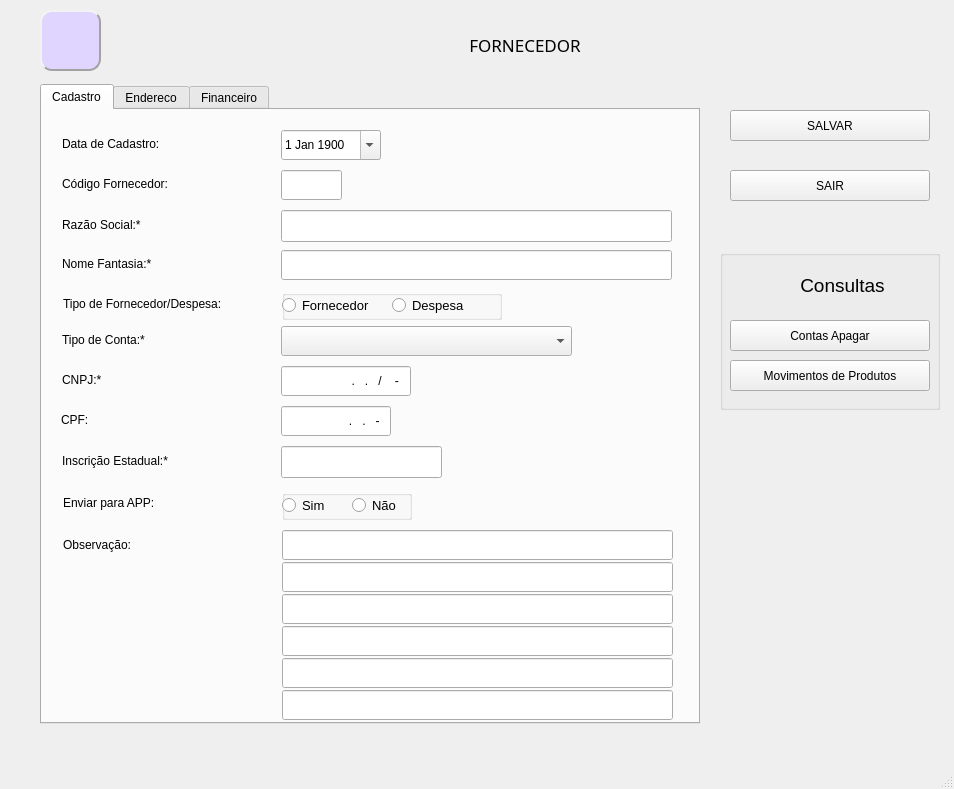
<?xml version="1.0" encoding="UTF-8"?>
<ui version="4.0">
 <class>MainWindow</class>
 <widget class="QMainWindow" name="MainWindow">
  <property name="geometry">
   <rect>
    <x>0</x>
    <y>0</y>
    <width>954</width>
    <height>789</height>
   </rect>
  </property>
  <property name="windowTitle">
   <string>MainWindow</string>
  </property>
  <property name="styleSheet">
   <string notr="true"/>
  </property>
  <widget class="QWidget" name="centralwidget">
   <widget class="QLabel" name="tit_fornecedor">
    <property name="geometry">
     <rect>
      <x>120</x>
      <y>20</y>
      <width>810</width>
      <height>50</height>
     </rect>
    </property>
    <property name="font">
     <font>
      <family>Rockwell Extra Bold</family>
      <pointsize>13</pointsize>
      <italic>false</italic>
      <bold>false</bold>
     </font>
    </property>
    <property name="focusPolicy">
     <enum>Qt::NoFocus</enum>
    </property>
    <property name="layoutDirection">
     <enum>Qt::LeftToRight</enum>
    </property>
    <property name="styleSheet">
     <string notr="true"/>
    </property>
    <property name="text">
     <string>FORNECEDOR</string>
    </property>
    <property name="textFormat">
     <enum>Qt::AutoText</enum>
    </property>
    <property name="alignment">
     <set>Qt::AlignCenter</set>
    </property>
   </widget>
   <widget class="QTabWidget" name="tabWidget">
    <property name="geometry">
     <rect>
      <x>40</x>
      <y>84</y>
      <width>660</width>
      <height>640</height>
     </rect>
    </property>
    <property name="currentIndex">
     <number>0</number>
    </property>
    <widget class="QWidget" name="tab">
     <attribute name="title">
      <string>Cadastro</string>
     </attribute>
     <widget class="QLineEdit" name="mcgc">
      <property name="geometry">
       <rect>
        <x>239</x>
        <y>256</y>
        <width>130</width>
        <height>30</height>
       </rect>
      </property>
      <property name="styleSheet">
       <string notr="true"/>
      </property>
      <property name="inputMask">
       <string>99.999.999/9999-99</string>
      </property>
      <property name="alignment">
       <set>Qt::AlignRight|Qt::AlignTrailing|Qt::AlignVCenter</set>
      </property>
     </widget>
     <widget class="QLineEdit" name="mrazao">
      <property name="geometry">
       <rect>
        <x>239</x>
        <y>100</y>
        <width>391</width>
        <height>32</height>
       </rect>
      </property>
      <property name="styleSheet">
       <string notr="true"/>
      </property>
      <property name="maxLength">
       <number>40</number>
      </property>
     </widget>
     <widget class="QLabel" name="label_2">
      <property name="geometry">
       <rect>
        <x>20</x>
        <y>60</y>
        <width>210</width>
        <height>28</height>
       </rect>
      </property>
      <property name="styleSheet">
       <string notr="true"/>
      </property>
      <property name="text">
       <string>Código Fornecedor:</string>
      </property>
     </widget>
     <widget class="QLineEdit" name="mcpf">
      <property name="geometry">
       <rect>
        <x>239</x>
        <y>296</y>
        <width>110</width>
        <height>30</height>
       </rect>
      </property>
      <property name="styleSheet">
       <string notr="true"/>
      </property>
      <property name="inputMask">
       <string>999.999.999-99</string>
      </property>
      <property name="alignment">
       <set>Qt::AlignRight|Qt::AlignTrailing|Qt::AlignVCenter</set>
      </property>
     </widget>
     <widget class="QComboBox" name="comboBox">
      <property name="geometry">
       <rect>
        <x>239</x>
        <y>216</y>
        <width>291</width>
        <height>30</height>
       </rect>
      </property>
      <property name="styleSheet">
       <string notr="true"/>
      </property>
     </widget>
     <widget class="QLabel" name="label_6">
      <property name="geometry">
       <rect>
        <x>20</x>
        <y>140</y>
        <width>210</width>
        <height>28</height>
       </rect>
      </property>
      <property name="styleSheet">
       <string notr="true"/>
      </property>
      <property name="text">
       <string>Nome Fantasia:*</string>
      </property>
     </widget>
     <widget class="QLabel" name="label_29">
      <property name="geometry">
       <rect>
        <x>19</x>
        <y>296</y>
        <width>210</width>
        <height>28</height>
       </rect>
      </property>
      <property name="styleSheet">
       <string notr="true"/>
      </property>
      <property name="text">
       <string>CPF:</string>
      </property>
     </widget>
     <widget class="QDateEdit" name="mdata_cad">
      <property name="geometry">
       <rect>
        <x>239</x>
        <y>20</y>
        <width>100</width>
        <height>30</height>
       </rect>
      </property>
      <property name="styleSheet">
       <string notr="true"/>
      </property>
      <property name="calendarPopup">
       <bool>true</bool>
      </property>
      <property name="date">
       <date>
        <year>1900</year>
        <month>1</month>
        <day>1</day>
       </date>
      </property>
     </widget>
     <widget class="QLabel" name="label_11">
      <property name="geometry">
       <rect>
        <x>20</x>
        <y>336</y>
        <width>210</width>
        <height>30</height>
       </rect>
      </property>
      <property name="styleSheet">
       <string notr="true"/>
      </property>
      <property name="text">
       <string>Inscrição Estadual:*</string>
      </property>
     </widget>
     <widget class="QLabel" name="label_9">
      <property name="geometry">
       <rect>
        <x>20</x>
        <y>216</y>
        <width>210</width>
        <height>28</height>
       </rect>
      </property>
      <property name="styleSheet">
       <string notr="true"/>
      </property>
      <property name="text">
       <string>Tipo de Conta:*</string>
      </property>
     </widget>
     <widget class="QLineEdit" name="mcod_forn">
      <property name="geometry">
       <rect>
        <x>239</x>
        <y>60</y>
        <width>61</width>
        <height>30</height>
       </rect>
      </property>
      <property name="styleSheet">
       <string notr="true"/>
      </property>
     </widget>
     <widget class="QLineEdit" name="minsc">
      <property name="geometry">
       <rect>
        <x>239</x>
        <y>336</y>
        <width>161</width>
        <height>32</height>
       </rect>
      </property>
      <property name="styleSheet">
       <string notr="true"/>
      </property>
      <property name="maxLength">
       <number>14</number>
      </property>
     </widget>
     <widget class="QLabel" name="label_3">
      <property name="geometry">
       <rect>
        <x>20</x>
        <y>100</y>
        <width>210</width>
        <height>30</height>
       </rect>
      </property>
      <property name="styleSheet">
       <string notr="true"/>
      </property>
      <property name="text">
       <string>Razão Social:*</string>
      </property>
     </widget>
     <widget class="QLabel" name="label">
      <property name="geometry">
       <rect>
        <x>20</x>
        <y>20</y>
        <width>210</width>
        <height>28</height>
       </rect>
      </property>
      <property name="styleSheet">
       <string notr="true"/>
      </property>
      <property name="text">
       <string>Data de Cadastro:</string>
      </property>
     </widget>
     <widget class="QLineEdit" name="mfantasia">
      <property name="geometry">
       <rect>
        <x>239</x>
        <y>140</y>
        <width>391</width>
        <height>30</height>
       </rect>
      </property>
      <property name="styleSheet">
       <string notr="true"/>
      </property>
      <property name="maxLength">
       <number>40</number>
      </property>
     </widget>
     <widget class="QLabel" name="label_10">
      <property name="geometry">
       <rect>
        <x>20</x>
        <y>256</y>
        <width>210</width>
        <height>28</height>
       </rect>
      </property>
      <property name="styleSheet">
       <string notr="true"/>
      </property>
      <property name="text">
       <string>CNPJ:*</string>
      </property>
     </widget>
     <widget class="QLineEdit" name="mobs5">
      <property name="geometry">
       <rect>
        <x>240</x>
        <y>580</y>
        <width>391</width>
        <height>30</height>
       </rect>
      </property>
      <property name="styleSheet">
       <string notr="true"/>
      </property>
      <property name="maxLength">
       <number>60</number>
      </property>
     </widget>
     <widget class="QLineEdit" name="mobs4">
      <property name="geometry">
       <rect>
        <x>240</x>
        <y>548</y>
        <width>391</width>
        <height>30</height>
       </rect>
      </property>
      <property name="styleSheet">
       <string notr="true"/>
      </property>
      <property name="maxLength">
       <number>60</number>
      </property>
     </widget>
     <widget class="QLineEdit" name="mobs1">
      <property name="geometry">
       <rect>
        <x>240</x>
        <y>452</y>
        <width>391</width>
        <height>30</height>
       </rect>
      </property>
      <property name="styleSheet">
       <string notr="true"/>
      </property>
      <property name="maxLength">
       <number>60</number>
      </property>
     </widget>
     <widget class="QLabel" name="label_25">
      <property name="geometry">
       <rect>
        <x>21</x>
        <y>420</y>
        <width>210</width>
        <height>30</height>
       </rect>
      </property>
      <property name="styleSheet">
       <string notr="true"/>
      </property>
      <property name="text">
       <string>Observação:</string>
      </property>
     </widget>
     <widget class="QLineEdit" name="mobs2">
      <property name="geometry">
       <rect>
        <x>240</x>
        <y>484</y>
        <width>391</width>
        <height>30</height>
       </rect>
      </property>
      <property name="styleSheet">
       <string notr="true"/>
      </property>
      <property name="maxLength">
       <number>60</number>
      </property>
     </widget>
     <widget class="QLineEdit" name="mobs3">
      <property name="geometry">
       <rect>
        <x>240</x>
        <y>516</y>
        <width>391</width>
        <height>30</height>
       </rect>
      </property>
      <property name="styleSheet">
       <string notr="true"/>
      </property>
      <property name="maxLength">
       <number>60</number>
      </property>
     </widget>
     <widget class="QLineEdit" name="mobs">
      <property name="geometry">
       <rect>
        <x>240</x>
        <y>420</y>
        <width>391</width>
        <height>30</height>
       </rect>
      </property>
      <property name="styleSheet">
       <string notr="true"/>
      </property>
      <property name="maxLength">
       <number>60</number>
      </property>
     </widget>
     <widget class="QLabel" name="label_28">
      <property name="geometry">
       <rect>
        <x>21</x>
        <y>377</y>
        <width>210</width>
        <height>31</height>
       </rect>
      </property>
      <property name="styleSheet">
       <string notr="true"/>
      </property>
      <property name="text">
       <string>Enviar para APP:</string>
      </property>
     </widget>
     <widget class="QLabel" name="label_30">
      <property name="geometry">
       <rect>
        <x>21</x>
        <y>178</y>
        <width>210</width>
        <height>31</height>
       </rect>
      </property>
      <property name="styleSheet">
       <string notr="true"/>
      </property>
      <property name="text">
       <string>Tipo de Fornecedor/Despesa:</string>
      </property>
     </widget>
     <widget class="QGroupBox" name="groupBox">
      <property name="geometry">
       <rect>
        <x>240</x>
        <y>180</y>
        <width>220</width>
        <height>30</height>
       </rect>
      </property>
      <property name="title">
       <string/>
      </property>
      <widget class="QRadioButton" name="rb_tipo_desp">
       <property name="geometry">
        <rect>
         <x>110</x>
         <y>0</y>
         <width>110</width>
         <height>30</height>
        </rect>
       </property>
       <property name="font">
        <font>
         <family>Arial</family>
         <pointsize>10</pointsize>
         <italic>false</italic>
         <bold>false</bold>
        </font>
       </property>
       <property name="styleSheet">
        <string notr="true"/>
       </property>
       <property name="text">
        <string>Despesa</string>
       </property>
      </widget>
      <widget class="QRadioButton" name="rb_tipo_forn">
       <property name="geometry">
        <rect>
         <x>0</x>
         <y>0</y>
         <width>100</width>
         <height>30</height>
        </rect>
       </property>
       <property name="font">
        <font>
         <family>Arial</family>
         <pointsize>10</pointsize>
         <italic>false</italic>
         <bold>false</bold>
        </font>
       </property>
       <property name="styleSheet">
        <string notr="true"/>
       </property>
       <property name="text">
        <string>Fornecedor</string>
       </property>
      </widget>
     </widget>
     <widget class="QGroupBox" name="groupBox_3">
      <property name="geometry">
       <rect>
        <x>240</x>
        <y>380</y>
        <width>130</width>
        <height>30</height>
       </rect>
      </property>
      <property name="title">
       <string/>
      </property>
      <widget class="QRadioButton" name="rb_pocket_nao">
       <property name="geometry">
        <rect>
         <x>70</x>
         <y>0</y>
         <width>60</width>
         <height>30</height>
        </rect>
       </property>
       <property name="font">
        <font>
         <family>Arial</family>
         <pointsize>10</pointsize>
         <italic>false</italic>
         <bold>false</bold>
        </font>
       </property>
       <property name="styleSheet">
        <string notr="true"/>
       </property>
       <property name="text">
        <string>Não</string>
       </property>
      </widget>
      <widget class="QRadioButton" name="rb_pocket_sim">
       <property name="geometry">
        <rect>
         <x>0</x>
         <y>0</y>
         <width>60</width>
         <height>30</height>
        </rect>
       </property>
       <property name="font">
        <font>
         <family>Arial</family>
         <pointsize>10</pointsize>
         <italic>false</italic>
         <bold>false</bold>
        </font>
       </property>
       <property name="styleSheet">
        <string notr="true"/>
       </property>
       <property name="text">
        <string>Sim</string>
       </property>
      </widget>
     </widget>
    </widget>
    <widget class="QWidget" name="tab_2">
     <attribute name="title">
      <string>Endereco</string>
     </attribute>
     <widget class="QLabel" name="label_23">
      <property name="geometry">
       <rect>
        <x>21</x>
        <y>340</y>
        <width>80</width>
        <height>28</height>
       </rect>
      </property>
      <property name="styleSheet">
       <string notr="true"/>
      </property>
      <property name="text">
       <string>Telefone 1:</string>
      </property>
     </widget>
     <widget class="QComboBox" name="comboBox_2">
      <property name="geometry">
       <rect>
        <x>110</x>
        <y>100</y>
        <width>251</width>
        <height>30</height>
       </rect>
      </property>
      <property name="styleSheet">
       <string notr="true"/>
      </property>
     </widget>
     <widget class="QLabel" name="label_17">
      <property name="geometry">
       <rect>
        <x>21</x>
        <y>380</y>
        <width>80</width>
        <height>28</height>
       </rect>
      </property>
      <property name="styleSheet">
       <string notr="true"/>
      </property>
      <property name="text">
       <string>Telefone 2:</string>
      </property>
     </widget>
     <widget class="QComboBox" name="comboBox_3">
      <property name="geometry">
       <rect>
        <x>110</x>
        <y>140</y>
        <width>251</width>
        <height>30</height>
       </rect>
      </property>
      <property name="styleSheet">
       <string notr="true"/>
      </property>
     </widget>
     <widget class="QLineEdit" name="memail">
      <property name="geometry">
       <rect>
        <x>110</x>
        <y>260</y>
        <width>411</width>
        <height>30</height>
       </rect>
      </property>
      <property name="styleSheet">
       <string notr="true"/>
      </property>
      <property name="maxLength">
       <number>120</number>
      </property>
     </widget>
     <widget class="QLabel" name="label_21">
      <property name="geometry">
       <rect>
        <x>21</x>
        <y>300</y>
        <width>80</width>
        <height>28</height>
       </rect>
      </property>
      <property name="styleSheet">
       <string notr="true"/>
      </property>
      <property name="text">
       <string>Celular:</string>
      </property>
     </widget>
     <widget class="QLineEdit" name="mbairro">
      <property name="geometry">
       <rect>
        <x>110</x>
        <y>60</y>
        <width>161</width>
        <height>30</height>
       </rect>
      </property>
      <property name="styleSheet">
       <string notr="true"/>
      </property>
      <property name="maxLength">
       <number>20</number>
      </property>
     </widget>
     <widget class="QLineEdit" name="mlocal">
      <property name="geometry">
       <rect>
        <x>110</x>
        <y>220</y>
        <width>70</width>
        <height>30</height>
       </rect>
      </property>
      <property name="styleSheet">
       <string notr="true"/>
      </property>
      <property name="maxLength">
       <number>3</number>
      </property>
     </widget>
     <widget class="QLineEdit" name="mcep">
      <property name="geometry">
       <rect>
        <x>110</x>
        <y>180</y>
        <width>80</width>
        <height>30</height>
       </rect>
      </property>
      <property name="styleSheet">
       <string notr="true"/>
      </property>
      <property name="inputMask">
       <string>99999-999</string>
      </property>
      <property name="alignment">
       <set>Qt::AlignRight|Qt::AlignTrailing|Qt::AlignVCenter</set>
      </property>
     </widget>
     <widget class="QLabel" name="label_16">
      <property name="geometry">
       <rect>
        <x>21</x>
        <y>260</y>
        <width>80</width>
        <height>28</height>
       </rect>
      </property>
      <property name="styleSheet">
       <string notr="true"/>
      </property>
      <property name="text">
       <string>Email:</string>
      </property>
     </widget>
     <widget class="QLabel" name="label_12">
      <property name="geometry">
       <rect>
        <x>21</x>
        <y>20</y>
        <width>80</width>
        <height>30</height>
       </rect>
      </property>
      <property name="styleSheet">
       <string notr="true"/>
      </property>
      <property name="text">
       <string>Endereço:</string>
      </property>
     </widget>
     <widget class="QLabel" name="label_15">
      <property name="geometry">
       <rect>
        <x>21</x>
        <y>220</y>
        <width>80</width>
        <height>30</height>
       </rect>
      </property>
      <property name="styleSheet">
       <string notr="true"/>
      </property>
      <property name="text">
       <string>Local:</string>
      </property>
     </widget>
     <widget class="QLabel" name="label_14">
      <property name="geometry">
       <rect>
        <x>21</x>
        <y>180</y>
        <width>80</width>
        <height>28</height>
       </rect>
      </property>
      <property name="styleSheet">
       <string notr="true"/>
      </property>
      <property name="text">
       <string>CEP:</string>
      </property>
     </widget>
     <widget class="QLabel" name="label_5">
      <property name="geometry">
       <rect>
        <x>21</x>
        <y>140</y>
        <width>80</width>
        <height>30</height>
       </rect>
      </property>
      <property name="styleSheet">
       <string notr="true"/>
      </property>
      <property name="text">
       <string>UF:</string>
      </property>
     </widget>
     <widget class="QLineEdit" name="mtel1">
      <property name="geometry">
       <rect>
        <x>110</x>
        <y>300</y>
        <width>127</width>
        <height>30</height>
       </rect>
      </property>
      <property name="styleSheet">
       <string notr="true"/>
      </property>
      <property name="maxLength">
       <number>14</number>
      </property>
     </widget>
     <widget class="QLineEdit" name="mtel2">
      <property name="geometry">
       <rect>
        <x>110</x>
        <y>340</y>
        <width>140</width>
        <height>30</height>
       </rect>
      </property>
      <property name="styleSheet">
       <string notr="true"/>
      </property>
      <property name="maxLength">
       <number>14</number>
      </property>
     </widget>
     <widget class="QLabel" name="label_4">
      <property name="geometry">
       <rect>
        <x>20</x>
        <y>100</y>
        <width>80</width>
        <height>28</height>
       </rect>
      </property>
      <property name="styleSheet">
       <string notr="true"/>
      </property>
      <property name="text">
       <string>Cidade:</string>
      </property>
     </widget>
     <widget class="QLineEdit" name="mendereco">
      <property name="geometry">
       <rect>
        <x>110</x>
        <y>20</y>
        <width>391</width>
        <height>30</height>
       </rect>
      </property>
      <property name="styleSheet">
       <string notr="true"/>
      </property>
      <property name="maxLength">
       <number>35</number>
      </property>
     </widget>
     <widget class="QLabel" name="label_13">
      <property name="geometry">
       <rect>
        <x>21</x>
        <y>60</y>
        <width>80</width>
        <height>28</height>
       </rect>
      </property>
      <property name="styleSheet">
       <string notr="true"/>
      </property>
      <property name="text">
       <string>Bairro:</string>
      </property>
     </widget>
     <widget class="QLineEdit" name="mfax">
      <property name="geometry">
       <rect>
        <x>110</x>
        <y>380</y>
        <width>127</width>
        <height>30</height>
       </rect>
      </property>
      <property name="styleSheet">
       <string notr="true"/>
      </property>
      <property name="maxLength">
       <number>14</number>
      </property>
     </widget>
    </widget>
    <widget class="QWidget" name="tab_3">
     <attribute name="title">
      <string>Financeiro</string>
     </attribute>
     <widget class="QLineEdit" name="mct_fatura">
      <property name="geometry">
       <rect>
        <x>190</x>
        <y>180</y>
        <width>127</width>
        <height>30</height>
       </rect>
      </property>
      <property name="styleSheet">
       <string notr="true"/>
      </property>
      <property name="maxLength">
       <number>15</number>
      </property>
     </widget>
     <widget class="QLabel" name="label_27">
      <property name="geometry">
       <rect>
        <x>21</x>
        <y>220</y>
        <width>160</width>
        <height>28</height>
       </rect>
      </property>
      <property name="styleSheet">
       <string notr="true"/>
      </property>
      <property name="text">
       <string>Vendedor:</string>
      </property>
     </widget>
     <widget class="QLabel" name="label_19">
      <property name="geometry">
       <rect>
        <x>21</x>
        <y>140</y>
        <width>160</width>
        <height>28</height>
       </rect>
      </property>
      <property name="styleSheet">
       <string notr="true"/>
      </property>
      <property name="text">
       <string>Contato Gerente:</string>
      </property>
     </widget>
     <widget class="QLabel" name="label_20">
      <property name="geometry">
       <rect>
        <x>21</x>
        <y>180</y>
        <width>160</width>
        <height>28</height>
       </rect>
      </property>
      <property name="styleSheet">
       <string notr="true"/>
      </property>
      <property name="text">
       <string>Contato Faturamento:</string>
      </property>
     </widget>
     <widget class="QLineEdit" name="mct_gerente">
      <property name="geometry">
       <rect>
        <x>190</x>
        <y>140</y>
        <width>127</width>
        <height>30</height>
       </rect>
      </property>
      <property name="styleSheet">
       <string notr="true"/>
      </property>
      <property name="maxLength">
       <number>15</number>
      </property>
     </widget>
     <widget class="QLabel" name="label_22">
      <property name="geometry">
       <rect>
        <x>21</x>
        <y>20</y>
        <width>160</width>
        <height>28</height>
       </rect>
      </property>
      <property name="styleSheet">
       <string notr="true"/>
      </property>
      <property name="text">
       <string>Prazo Pagamento:</string>
      </property>
     </widget>
     <widget class="QDoubleSpinBox" name="doubleSpinBox">
      <property name="geometry">
       <rect>
        <x>190</x>
        <y>60</y>
        <width>111</width>
        <height>30</height>
       </rect>
      </property>
      <property name="styleSheet">
       <string notr="true"/>
      </property>
      <property name="alignment">
       <set>Qt::AlignRight|Qt::AlignTrailing|Qt::AlignVCenter</set>
      </property>
      <property name="buttonSymbols">
       <enum>QAbstractSpinBox::NoButtons</enum>
      </property>
      <property name="prefix">
       <string/>
      </property>
      <property name="maximum">
       <double>9999999.990000000223517</double>
      </property>
     </widget>
     <widget class="QLineEdit" name="mct_cobran">
      <property name="geometry">
       <rect>
        <x>190</x>
        <y>100</y>
        <width>127</width>
        <height>30</height>
       </rect>
      </property>
      <property name="styleSheet">
       <string notr="true"/>
      </property>
      <property name="maxLength">
       <number>15</number>
      </property>
     </widget>
     <widget class="QLineEdit" name="mprazo_pag">
      <property name="geometry">
       <rect>
        <x>190</x>
        <y>20</y>
        <width>127</width>
        <height>30</height>
       </rect>
      </property>
      <property name="styleSheet">
       <string notr="true"/>
      </property>
      <property name="maxLength">
       <number>8</number>
      </property>
     </widget>
     <widget class="QLineEdit" name="mct_vendedor">
      <property name="geometry">
       <rect>
        <x>190</x>
        <y>220</y>
        <width>127</width>
        <height>30</height>
       </rect>
      </property>
      <property name="styleSheet">
       <string notr="true"/>
      </property>
      <property name="maxLength">
       <number>15</number>
      </property>
     </widget>
     <widget class="QLabel" name="label_24">
      <property name="geometry">
       <rect>
        <x>21</x>
        <y>60</y>
        <width>160</width>
        <height>28</height>
       </rect>
      </property>
      <property name="styleSheet">
       <string notr="true"/>
      </property>
      <property name="text">
       <string>Limite R$:</string>
      </property>
     </widget>
     <widget class="QLabel" name="label_18">
      <property name="geometry">
       <rect>
        <x>21</x>
        <y>100</y>
        <width>160</width>
        <height>28</height>
       </rect>
      </property>
      <property name="styleSheet">
       <string notr="true"/>
      </property>
      <property name="text">
       <string>Contato Cobranca</string>
      </property>
     </widget>
    </widget>
   </widget>
   <widget class="QPushButton" name="bt_sair">
    <property name="geometry">
     <rect>
      <x>730</x>
      <y>170</y>
      <width>200</width>
      <height>31</height>
     </rect>
    </property>
    <property name="styleSheet">
     <string notr="true"/>
    </property>
    <property name="text">
     <string>SAIR</string>
    </property>
    <property name="icon">
     <iconset>
      <normaloff>SAIR.png</normaloff>SAIR.png</iconset>
    </property>
   </widget>
   <widget class="QGroupBox" name="groupBox_2">
    <property name="geometry">
     <rect>
      <x>720</x>
      <y>250</y>
      <width>220</width>
      <height>160</height>
     </rect>
    </property>
    <property name="title">
     <string/>
    </property>
    <widget class="QPushButton" name="bt_conta_apagar">
     <property name="geometry">
      <rect>
       <x>10</x>
       <y>70</y>
       <width>200</width>
       <height>31</height>
      </rect>
     </property>
     <property name="styleSheet">
      <string notr="true"/>
     </property>
     <property name="text">
      <string>Contas Apagar</string>
     </property>
    </widget>
    <widget class="QPushButton" name="bt_movimento_produto">
     <property name="geometry">
      <rect>
       <x>10</x>
       <y>110</y>
       <width>200</width>
       <height>31</height>
      </rect>
     </property>
     <property name="styleSheet">
      <string notr="true"/>
     </property>
     <property name="text">
      <string>Movimentos de Produtos</string>
     </property>
    </widget>
    <widget class="QLabel" name="label_8">
     <property name="geometry">
      <rect>
       <x>47</x>
       <y>20</y>
       <width>151</width>
       <height>31</height>
      </rect>
     </property>
     <property name="font">
      <font>
       <family>MS Shell Dlg 2</family>
       <pointsize>14</pointsize>
       <italic>false</italic>
       <bold>false</bold>
      </font>
     </property>
     <property name="styleSheet">
      <string notr="true">font: 14pt &quot;MS Shell Dlg 2&quot;;</string>
     </property>
     <property name="text">
      <string>Consultas</string>
     </property>
     <property name="alignment">
      <set>Qt::AlignCenter</set>
     </property>
    </widget>
   </widget>
   <widget class="QPushButton" name="bt_salvar">
    <property name="geometry">
     <rect>
      <x>730</x>
      <y>110</y>
      <width>200</width>
      <height>31</height>
     </rect>
    </property>
    <property name="whatsThis">
     <string>&lt;html&gt;&lt;head/&gt;&lt;body&gt;&lt;p&gt;file:///C:/Users/mebbc/OneDrive/Imagens/salvar.qrc.png&lt;/p&gt;&lt;/body&gt;&lt;/html&gt;</string>
    </property>
    <property name="styleSheet">
     <string notr="true"/>
    </property>
    <property name="text">
     <string>SALVAR</string>
    </property>
    <property name="icon">
     <iconset>
      <normaloff>SALVAR.png</normaloff>SALVAR.png</iconset>
    </property>
   </widget>
   <widget class="QLabel" name="empresa">
    <property name="geometry">
     <rect>
      <x>40</x>
      <y>10</y>
      <width>61</width>
      <height>61</height>
     </rect>
    </property>
    <property name="styleSheet">
     <string notr="true">font: 81 10pt &quot;Rockwell Extra Bold&quot;;

background-color: rgb(223, 213, 255);

border-color: rgb(162, 162, 162);

border-style: Outset;
border-width: 2px;
border-radius: 12px;</string>
    </property>
    <property name="text">
     <string/>
    </property>
    <property name="pixmap">
     <pixmap>HTI.png</pixmap>
    </property>
    <property name="scaledContents">
     <bool>true</bool>
    </property>
   </widget>
  </widget>
  <widget class="QStatusBar" name="statusbar"/>
 </widget>
 <tabstops>
  <tabstop>tabWidget</tabstop>
  <tabstop>mdata_cad</tabstop>
  <tabstop>mcod_forn</tabstop>
  <tabstop>mrazao</tabstop>
  <tabstop>mfantasia</tabstop>
  <tabstop>rb_tipo_desp</tabstop>
  <tabstop>rb_tipo_forn</tabstop>
  <tabstop>comboBox</tabstop>
  <tabstop>mcgc</tabstop>
  <tabstop>mcpf</tabstop>
  <tabstop>minsc</tabstop>
  <tabstop>rb_pocket_sim</tabstop>
  <tabstop>rb_pocket_nao</tabstop>
  <tabstop>mobs</tabstop>
  <tabstop>mobs1</tabstop>
  <tabstop>mobs2</tabstop>
  <tabstop>mobs3</tabstop>
  <tabstop>mobs4</tabstop>
  <tabstop>mobs5</tabstop>
  <tabstop>mendereco</tabstop>
  <tabstop>mbairro</tabstop>
  <tabstop>comboBox_2</tabstop>
  <tabstop>comboBox_3</tabstop>
  <tabstop>mcep</tabstop>
  <tabstop>mlocal</tabstop>
  <tabstop>memail</tabstop>
  <tabstop>mtel1</tabstop>
  <tabstop>mtel2</tabstop>
  <tabstop>mfax</tabstop>
  <tabstop>mprazo_pag</tabstop>
  <tabstop>doubleSpinBox</tabstop>
  <tabstop>mct_cobran</tabstop>
  <tabstop>mct_gerente</tabstop>
  <tabstop>mct_fatura</tabstop>
  <tabstop>mct_vendedor</tabstop>
  <tabstop>bt_salvar</tabstop>
  <tabstop>bt_conta_apagar</tabstop>
  <tabstop>bt_movimento_produto</tabstop>
  <tabstop>bt_sair</tabstop>
 </tabstops>
 <resources/>
 <connections/>
</ui>
